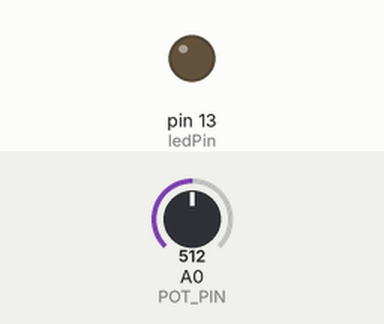
Bench run of a sketch on a simulated Arduino Uno, built with avr-gcc and run on an emulated ATmega328P. Parts: output pins drawn as LEDs (lit = HIGH). Inputs (shaded band) come from the test bench; at power-on: A0 (POT_PIN) = 512. Pins used as bus, display or sensor lines are not drawn.

Above: at 0.1 s.
At 1.41 s:
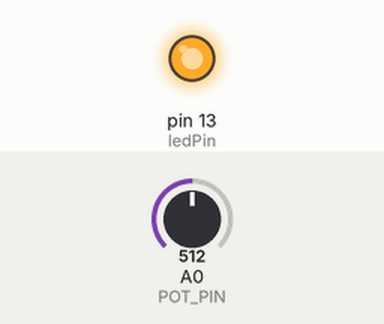
Timing chart, 0 to 3.0 s (numbered marks = the images above):
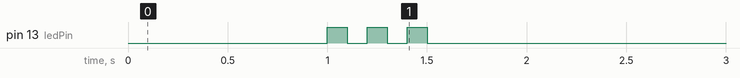

The sketch:

LED_Matrix.ino
```cpp
/*
 * Button.pde
 */
const int ledPin = 13;

const int col1 = 12;
const int col2 = 11;
const int col3 = 10;
const int col4 = 9;

const int row1 = 8;
const int row2 = 7;
const int row3 = 6;
const int row4 = 5;
const int row5 = 4;
const int row6 = 3;
const int row7 = 2;

int REFRESH_RATE = 5;
int FRAME_RATE = 50;

int POT_PIN = 0;


boolean ledRows[][7] =
{
 {1,0,0,1,0,0,1},
 {1,0,0,1,0,0,1},
 {1,0,0,1,0,0,1},
 {1,1,1,1,1,1,1}
};


boolean LETTER_B[][7] =
{
  {0,1,1,0,1,1,0},
  {1,0,0,1,0,0,1},
  {1,0,0,1,0,0,1},
  {1,1,1,1,1,1,1}
};

boolean LETTER_O[][7] =
{
  {1,1,1,1,1,1,1},
  {1,0,0,0,0,0,1},
  {1,0,0,0,0,0,1},
  {1,1,1,1,1,1,1}
};

boolean LETTER_A[][7] =
{
  {0,1,1,1,1,1,1},
  {1,0,0,0,1,0,0},
  {1,0,0,0,1,0,0},
  {0,1,1,1,1,1,1}
};

boolean LETTER_K[][7] =
{
  {1,1,0,0,0,1,1},
  {0,0,1,0,1,0,0},
  {0,0,0,1,0,0,0},
  {1,1,1,1,1,1,1}
};


void setup() {
  Serial.begin(9600);
  randomSeed(analogRead(0));

  pinMode(ledPin, OUTPUT);

  pinMode(row1, OUTPUT);
  pinMode(row2, OUTPUT);
  pinMode(row3, OUTPUT);
  pinMode(row4, OUTPUT);
  pinMode(row5, OUTPUT);
  pinMode(row6, OUTPUT);
  pinMode(row7, OUTPUT);
  pinMode(col1, OUTPUT);
  pinMode(col2, OUTPUT);
  pinMode(col3, OUTPUT);
  pinMode(col4, OUTPUT);
  delay(1000);

  // Blink Status led //
  digitalWrite(ledPin, HIGH);
  delay(100);
  digitalWrite(ledPin,LOW);
  delay(100);
  digitalWrite(ledPin, HIGH);
  delay(100);
  digitalWrite(ledPin,LOW);
  delay(100);
  digitalWrite(ledPin, HIGH);
  delay(100);
  digitalWrite(ledPin,LOW);
  delay(100);


}


void draw(){
  REFRESH_RATE = analogRead(POT_PIN);
   digitalWrite(col1,HIGH);
                       //   c  r
  digitalWrite(row1,ledRows[0][0]);
  digitalWrite(row2,ledRows[0][1]);
  digitalWrite(row3,ledRows[0][2]);
  digitalWrite(row4,ledRows[0][3]);
  digitalWrite(row5,ledRows[0][4]);
  digitalWrite(row6,ledRows[0][5]);
  digitalWrite(row7,ledRows[0][6]);

  delay(REFRESH_RATE);
  digitalWrite(col1,LOW);

  digitalWrite(col2,HIGH);
  digitalWrite(row1,ledRows[1][0]);
  digitalWrite(row2,ledRows[1][1]);
  digitalWrite(row3,ledRows[1][2]);
  digitalWrite(row4,ledRows[1][3]);
  digitalWrite(row5,ledRows[1][4]);
  digitalWrite(row6,ledRows[1][5]);
  digitalWrite(row7,ledRows[1][6]);

  delay(REFRESH_RATE);
  digitalWrite(col2,LOW);

  digitalWrite(col3,HIGH);
  digitalWrite(row1,ledRows[2][0]);
  digitalWrite(row2,ledRows[2][1]);
  digitalWrite(row3,ledRows[2][2]);
  digitalWrite(row4,ledRows[2][3]);
  digitalWrite(row5,ledRows[2][4]);
  digitalWrite(row6,ledRows[2][5]);
  digitalWrite(row7,ledRows[2][6]);

  delay(REFRESH_RATE);
  digitalWrite(col3,LOW);

  digitalWrite(col4,HIGH);
  digitalWrite(row1,ledRows[3][0]);
  digitalWrite(row2,ledRows[3][1]);
  digitalWrite(row3,ledRows[3][2]);
  digitalWrite(row4,ledRows[3][3]);
  digitalWrite(row5,ledRows[3][4]);
  digitalWrite(row6,ledRows[3][5]);
  digitalWrite(row7,ledRows[3][6]);

  delay(REFRESH_RATE);
  digitalWrite(col4,LOW);
}


void loop() {


  // DRAW B //
  for(int c=0;c<4;c++) {
    for(int r=0;r<7;r++){
      ledRows[c][r] = LETTER_B[c][r];
      REFRESH_RATE = analogRead(POT_PIN);
    }
  }

 for(int i=0; i< FRAME_RATE; i++){
  draw();
  delay(1);
 }


    // DRAW 0 //
  for(int c=0;c<4;c++) {
    for(int r=0;r<7;r++){
      ledRows[c][r] = LETTER_O[c][r];
      REFRESH_RATE = analogRead(POT_PIN);
    }
  }


 for(int i=0; i< FRAME_RATE; i++){
  draw();
  delay(1);
 }


    // DRAW B //
  for(int c=0;c<4;c++) {
    for(int r=0;r<7;r++){
      ledRows[c][r] = LETTER_B[c][r];
      REFRESH_RATE = analogRead(POT_PIN);
    }
  }


 for(int i=0; i< FRAME_RATE; i++){
  draw();
  delay(1);
 }

    // DRAW A //
  for(int c=0;c<4;c++) {
    for(int r=0;r<7;r++){
      ledRows[c][r] = LETTER_A[c][r];
      REFRESH_RATE = analogRead(POT_PIN);
    }
  }


 for(int i=0; i< FRAME_RATE; i++){
  draw();
  delay(1);
 }

    // DRAW K //
  for(int c=0;c<4;c++) {
    for(int r=0;r<7;r++){
      ledRows[c][r] = LETTER_K[c][r];
      REFRESH_RATE = analogRead(POT_PIN);
    }
  }


 for(int i=0; i< FRAME_RATE; i++){
  draw();
  delay(1);
 }

}
```
